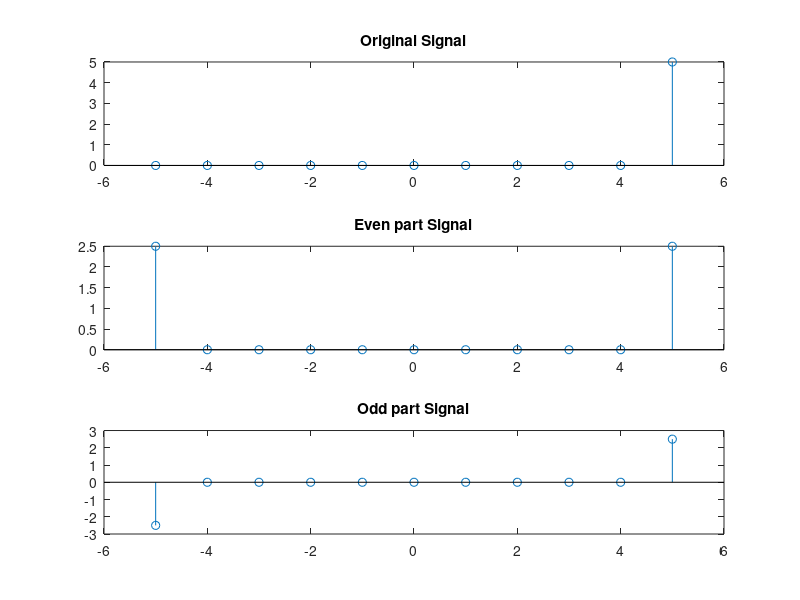

Here is the MATLAB script that generated this plot:
n1=input('Enter the length n1:');
x1=input('Enter the signal x1:');
n2=-fliplr(n1);
%flip range of input and store it in n2
n=min(min(n1),min(n2)):max(max(n1),max(n2));
y1=zeros(1,length(n));
%bcoz u need zero padding on negative range side while flippng signal
y1((n>=min(n1)) & (n<=max(n1))) = x1();
x=y1;
xe=0.5*(x + fliplr(x));
xo=0.5*(x - fliplr(x));
subplot(3,1,1);
stem(n,x);
title('Original Signal');
subplot(3,1,2)
stem(n,xe);
title('Even part Signal');
subplot(3,1,3);
stem(n,xo);
title('Odd part Signal');
